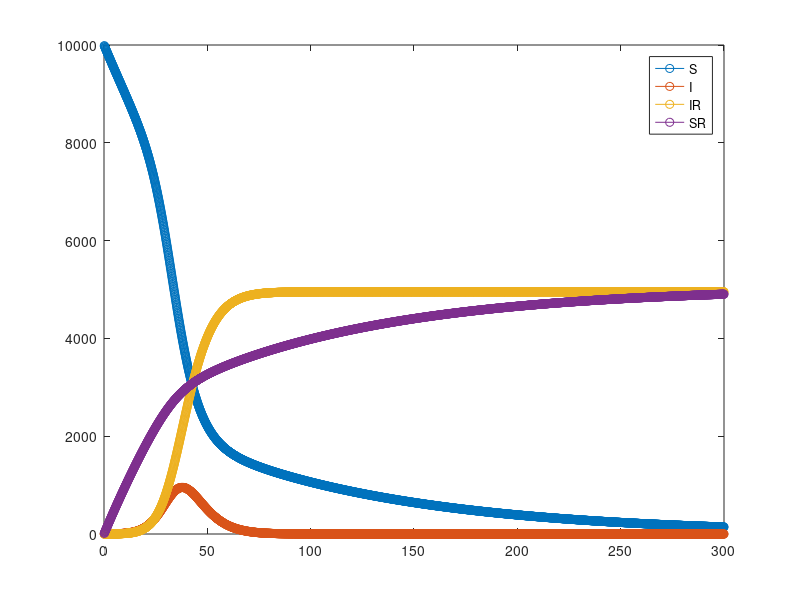

Write MATLAB code to recreate this figure.
N=10000;%population

S=9999; %inital value for S
I=1; %Patient Zero
R=0;

SR=0; %number of susceptible people that recovered because of vaccine
IR=0; %number of people that were recovered from infection

a=1/2; %infectious rate
b=1/5; %recovery rate
v=1/100; %vaccination rate
T=300; %with units days
dt=1/8; %dt
clockmax=ceil(T/dt);
event = zeros(clockmax, 5); % array that keeps track of t, S, I, R at every single loop

for i = 1:clockmax
    t=i*dt;
    
    SS=S;
    S=S+dt*(-a*S*I/N-S*v); %number of susceptible people going down because of infection and vaccination
    
    II=I;
    I=I+dt*(a*I*SS/N-b*I);    
    
%     R=R+dt*(b*II+SS*v);
    IR=IR+dt*(b*II);
    SR=SR+dt*(SS*v);
    
    R=IR+SR;
    
    
    event(i,:)=[t S I IR SR];
    
end
figure

for j = 2 : 5
    plot (event(:,1),event(:,j),'-o');
    hold on
end
legend('S','I','IR','SR')
